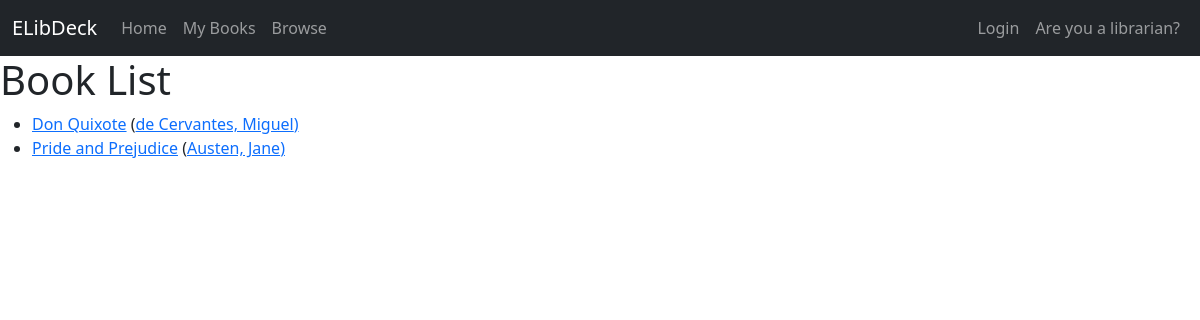
/books/, run on an earlier commit of the app's database.
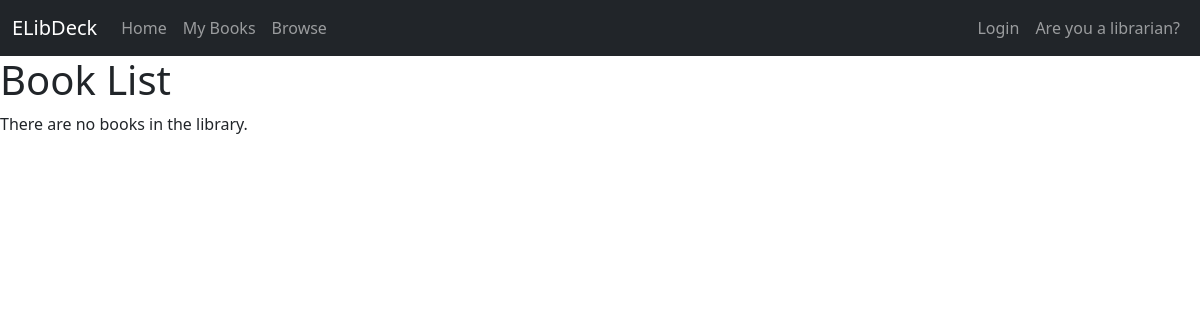
And on a later commit of the database.
### books_catalog/models.py (models this page shows, shortened)
class Book(models.Model):
    title = models.CharField(max_length=255, blank=True, null=True, help_text='Title of book')
    author = models.ForeignKey('Author', on_delete=models.RESTRICT, null=True)
    summary = models.TextField(max_length=1000, help_text="Enter a brief description of the book.", blank=True, null=True)
    isbn = models.CharField('ISBN', max_length=13, unique=True, help_text='13 character ISBN', blank=True, null=True)
    genre = models.ManyToManyField(Genre, help_text='Select a genre for this book.')
    publication_date = models.IntegerField(blank=True, null=True, help_text='Date of publication')
    class Meta:
        ordering = ['title', '-publication_date']
    def get_absolute_url(self):
        return reverse('books_catalog:book-detail', args=[str(self.id)])

class Author(models.Model):
    first_name = models.CharField(max_length=100)
    last_name = models.CharField(max_length=100)
    date_of_birth = models.DateField(null=True, blank=True)
    date_of_death = models.DateField('Died', null=True, blank=True)
    class Meta:
        ordering = ['last_name', 'first_name']
    def __str__(self):
        return f'{self.last_name}, {self.first_name}'

### books_catalog/views.py (the view)
# urls.py: path('books/', views.BookListView.as_view(), name='books'),
class BookListView(generic.ListView):
    model = Book
    template_name = 'books_catalog/book_list.html'
    paginate_by = 10

### books_catalog/templates/books_catalog/book_list.html
{% extends 'generic.html' %}
{% block content %}
  <h1>Book List</h1>
  {% if book_list %}
    <ul>
      {% for book in book_list %}
      <li>
        <a href="{{ book.get_absolute_url }}">{{ book.title }}</a>
        (<a href="">{{ book.author }})</a>
      </li>
      {% endfor %}
    </ul>
  {% else %}
    <p>There are no books in the library.</p>
  {% endif %}
{% endblock %}

### templates/generic.html (shortened to what this page needs)
<!DOCTYPE html>
<html lang="en">
<head>
    <link href="https://cdn.jsdelivr.net/npm/bootstrap@5.3.0-alpha1/dist/css/bootstrap.min.css"
          rel="stylesheet"/>
</head>
<body>
<nav class="navbar navbar-expand-sm navbar-dark bg-dark">
    <div class="container-fluid">
        <a class="navbar-brand" href="#">ELibDeck</a>
        <div class="collapse navbar-collapse" id="navbarNav">
            <ul class="navbar-nav">
                <li class="nav-item">
                    <a class="nav-link" href="">Home</a>
                </li>
                <li class="nav-item">
                    {% if user.is_authenticated %}
                        <a class="nav-link" href="#">My Books</a>
                    {% else %}
                        <a class="nav-link" href="#">My Books</a>
                    {% endif %}
                </li>
                <li class="nav-item">
                    <a class="nav-link" href="">Browse</a>
                </li>
            </ul>
            <ul class="navbar-nav ms-auto">
                {% if user.is_authenticated %}
                    <li class="nav-item"><a class="nav-link" href="">{{ user.get_username }}</a></li>
                    <li class="nav-item">
                        <a class="nav-link" href="{%  url 'account_logout' %}">Logout</a>
                    </li>
                {% else %}
                    <li class="nav-item">
                        <a class="nav-link" href="{% url 'account_login' %}?next={{ request.path }}">Login</a>
                    </li>
                    <li class="nav-item">
                        <a class="nav-link" href="{% url 'account_login' %}?next={{ request.path }}">Are you a librarian?</a>
                    </li>
                {% endif %}
            </ul>
        </div>
    </div>
</nav>
<div class="col-sm-10">
    {% block content %}
    {% endblock %}
</div>
</body>
</html>

What changed in the data, as far as the page shows it:
removed Book: title "Don Quixote", author "de Cervantes, Miguel"
removed Book: title "Pride and Prejudice", author "Austen, Jane"
Also different on the page:
text now shown: "There are no books in the library."
